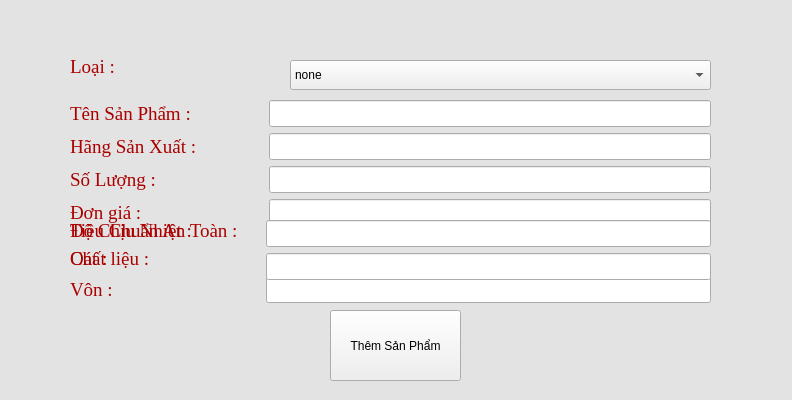
<?xml version="1.0" encoding="UTF-8"?>
<ui version="4.0">
 <class>AddProduct</class>
 <widget class="QMainWindow" name="AddProduct">
  <property name="geometry">
   <rect>
    <x>0</x>
    <y>0</y>
    <width>792</width>
    <height>400</height>
   </rect>
  </property>
  <property name="font">
   <font>
    <pointsize>10</pointsize>
    <bold>true</bold>
   </font>
  </property>
  <property name="windowTitle">
   <string>MainWindow</string>
  </property>
  <property name="styleSheet">
   <string notr="true">QMainWindow{
	
	background-color: rgb(227, 227, 227);
}</string>
  </property>
  <widget class="QWidget" name="centralwidget">
   <widget class="QPushButton" name="btn_addProduct">
    <property name="geometry">
     <rect>
      <x>330</x>
      <y>310</y>
      <width>131</width>
      <height>71</height>
     </rect>
    </property>
    <property name="text">
     <string>Thêm Sản Phẩm</string>
    </property>
   </widget>
   <widget class="QComboBox" name="cbb_type">
    <property name="geometry">
     <rect>
      <x>290</x>
      <y>60</y>
      <width>421</width>
      <height>30</height>
     </rect>
    </property>
    <item>
     <property name="text">
      <string>none</string>
     </property>
    </item>
    <item>
     <property name="text">
      <string>Electric</string>
     </property>
    </item>
    <item>
     <property name="text">
      <string>Water</string>
     </property>
    </item>
    <item>
     <property name="text">
      <string>Other</string>
     </property>
    </item>
   </widget>
   <widget class="QLabel" name="lbl_type">
    <property name="geometry">
     <rect>
      <x>70</x>
      <y>40</y>
      <width>249</width>
      <height>54</height>
     </rect>
    </property>
    <property name="font">
     <font>
      <family>Times New Roman</family>
      <pointsize>14</pointsize>
      <italic>false</italic>
      <bold>false</bold>
     </font>
    </property>
    <property name="styleSheet">
     <string notr="true">QLabel{
	font: 14pt &quot;Times New Roman&quot;;
	color: rgb(170, 0, 0);
}</string>
    </property>
    <property name="text">
     <string>Loại :</string>
    </property>
   </widget>
   <widget class="QWidget" name="formLayoutWidget">
    <property name="geometry">
     <rect>
      <x>70</x>
      <y>100</y>
      <width>641</width>
      <height>225</height>
     </rect>
    </property>
    <layout class="QFormLayout" name="formLayout">
     <item row="0" column="0">
      <widget class="QLabel" name="lbl_name">
       <property name="font">
        <font>
         <family>Times New Roman</family>
         <pointsize>14</pointsize>
         <italic>false</italic>
         <bold>false</bold>
        </font>
       </property>
       <property name="styleSheet">
        <string notr="true">QLabel{
	font: 14pt &quot;Times New Roman&quot;;
	color: rgb(170, 0, 0);
}</string>
       </property>
       <property name="text">
        <string>Tên Sản Phẩm :               </string>
       </property>
      </widget>
     </item>
     <item row="0" column="1">
      <widget class="QLineEdit" name="le_name">
       <property name="font">
        <font>
         <family>Times New Roman</family>
         <pointsize>12</pointsize>
         <bold>true</bold>
        </font>
       </property>
       <property name="styleSheet">
        <string notr="true"/>
       </property>
       <property name="text">
        <string/>
       </property>
       <property name="placeholderText">
        <string/>
       </property>
      </widget>
     </item>
     <item row="1" column="0">
      <widget class="QLabel" name="lbl_brand">
       <property name="font">
        <font>
         <family>Times New Roman</family>
         <pointsize>14</pointsize>
         <italic>false</italic>
         <bold>false</bold>
        </font>
       </property>
       <property name="styleSheet">
        <string notr="true">QLabel{
	font: 14pt &quot;Times New Roman&quot;;
	color: rgb(170, 0, 0);
}</string>
       </property>
       <property name="text">
        <string>Hãng Sản Xuất :</string>
       </property>
      </widget>
     </item>
     <item row="1" column="1">
      <widget class="QLineEdit" name="le_brand">
       <property name="font">
        <font>
         <family>Times New Roman</family>
         <pointsize>12</pointsize>
         <bold>true</bold>
        </font>
       </property>
      </widget>
     </item>
     <item row="2" column="0">
      <widget class="QLabel" name="lbl_quantity">
       <property name="font">
        <font>
         <family>Times New Roman</family>
         <pointsize>14</pointsize>
         <italic>false</italic>
         <bold>false</bold>
        </font>
       </property>
       <property name="styleSheet">
        <string notr="true">QLabel{
	font: 14pt &quot;Times New Roman&quot;;
	color: rgb(170, 0, 0);
}</string>
       </property>
       <property name="text">
        <string>Số Lượng :</string>
       </property>
      </widget>
     </item>
     <item row="2" column="1">
      <widget class="QLineEdit" name="le_quantity">
       <property name="font">
        <font>
         <family>Times New Roman</family>
         <pointsize>12</pointsize>
         <bold>true</bold>
        </font>
       </property>
      </widget>
     </item>
     <item row="3" column="0">
      <widget class="QLabel" name="lbl_price">
       <property name="font">
        <font>
         <family>Times New Roman</family>
         <pointsize>14</pointsize>
         <italic>false</italic>
         <bold>false</bold>
        </font>
       </property>
       <property name="styleSheet">
        <string notr="true">QLabel{
	font: 14pt &quot;Times New Roman&quot;;
	color: rgb(170, 0, 0);
}</string>
       </property>
       <property name="text">
        <string>Đơn giá :</string>
       </property>
      </widget>
     </item>
     <item row="3" column="1">
      <widget class="QLineEdit" name="le_price">
       <property name="font">
        <font>
         <family>Times New Roman</family>
         <pointsize>12</pointsize>
         <bold>true</bold>
        </font>
       </property>
       <property name="styleSheet">
        <string notr="true"/>
       </property>
      </widget>
     </item>
    </layout>
   </widget>
   <widget class="QWidget" name="formLayoutWidget_2">
    <property name="geometry">
     <rect>
      <x>70</x>
      <y>220</y>
      <width>641</width>
      <height>109</height>
     </rect>
    </property>
    <layout class="QFormLayout" name="formLayout_2">
     <item row="0" column="0">
      <widget class="QLabel" name="lbl_power_2">
       <property name="font">
        <font>
         <family>Times New Roman</family>
         <pointsize>14</pointsize>
         <italic>false</italic>
         <bold>false</bold>
        </font>
       </property>
       <property name="styleSheet">
        <string notr="true">QLabel{
	font: 14pt &quot;Times New Roman&quot;;
	color: rgb(170, 0, 0);
}</string>
       </property>
       <property name="text">
        <string>Độ Chịu Nhiệt :</string>
       </property>
      </widget>
     </item>
     <item row="1" column="0">
      <widget class="QLabel" name="lbl_power">
       <property name="font">
        <font>
         <family>Times New Roman</family>
         <pointsize>14</pointsize>
         <italic>false</italic>
         <bold>false</bold>
        </font>
       </property>
       <property name="styleSheet">
        <string notr="true">QLabel{
	font: 14pt &quot;Times New Roman&quot;;
	color: rgb(170, 0, 0);
}</string>
       </property>
       <property name="text">
        <string>Oát :</string>
       </property>
      </widget>
     </item>
     <item row="2" column="1">
      <widget class="QLineEdit" name="le_extra3">
       <property name="font">
        <font>
         <family>Times New Roman</family>
         <pointsize>12</pointsize>
         <bold>true</bold>
        </font>
       </property>
      </widget>
     </item>
     <item row="2" column="0">
      <widget class="QLabel" name="lbl_voltage">
       <property name="font">
        <font>
         <family>Times New Roman</family>
         <pointsize>14</pointsize>
         <italic>false</italic>
         <bold>false</bold>
        </font>
       </property>
       <property name="styleSheet">
        <string notr="true">QLabel{
	font: 14pt &quot;Times New Roman&quot;;
	color: rgb(170, 0, 0);
}</string>
       </property>
       <property name="text">
        <string>Vôn :                               </string>
       </property>
      </widget>
     </item>
    </layout>
   </widget>
   <widget class="QWidget" name="formLayoutWidget_3">
    <property name="geometry">
     <rect>
      <x>260</x>
      <y>220</y>
      <width>451</width>
      <height>71</height>
     </rect>
    </property>
    <layout class="QFormLayout" name="formLayout_3">
     <item row="2" column="1">
      <widget class="QLineEdit" name="le_extra2">
       <property name="font">
        <font>
         <family>Times New Roman</family>
         <pointsize>12</pointsize>
         <bold>true</bold>
        </font>
       </property>
      </widget>
     </item>
     <item row="1" column="1">
      <widget class="QLineEdit" name="le_extra1">
       <property name="font">
        <font>
         <family>Times New Roman</family>
         <pointsize>12</pointsize>
         <bold>true</bold>
        </font>
       </property>
      </widget>
     </item>
    </layout>
   </widget>
   <widget class="QWidget" name="formLayoutWidget_4">
    <property name="geometry">
     <rect>
      <x>70</x>
      <y>220</y>
      <width>254</width>
      <height>80</height>
     </rect>
    </property>
    <layout class="QFormLayout" name="formLayout_4">
     <item row="0" column="0">
      <widget class="QLabel" name="lbl_safetyStandar">
       <property name="font">
        <font>
         <family>Times New Roman</family>
         <pointsize>14</pointsize>
         <italic>false</italic>
         <bold>false</bold>
        </font>
       </property>
       <property name="styleSheet">
        <string notr="true">QLabel{
	font: 14pt &quot;Times New Roman&quot;;
	color: rgb(170, 0, 0);
}</string>
       </property>
       <property name="text">
        <string>Tiêu Chuẩn An Toàn :</string>
       </property>
      </widget>
     </item>
     <item row="1" column="0">
      <widget class="QLabel" name="lbl_material">
       <property name="font">
        <font>
         <family>Times New Roman</family>
         <pointsize>14</pointsize>
         <italic>false</italic>
         <bold>false</bold>
        </font>
       </property>
       <property name="styleSheet">
        <string notr="true">QLabel{
	font: 14pt &quot;Times New Roman&quot;;
	color: rgb(170, 0, 0);
}</string>
       </property>
       <property name="text">
        <string>Chất liệu :</string>
       </property>
      </widget>
     </item>
    </layout>
   </widget>
  </widget>
 </widget>
 <resources/>
 <connections/>
</ui>
